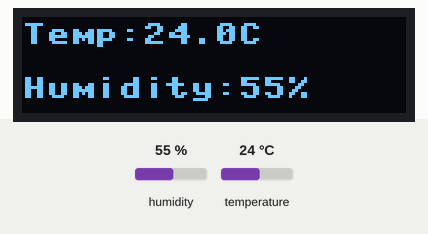
This program was run on a simulated Raspberry Pi Pico running MicroPython. Parts: 128×32 one-colour display. The inputs (shaded band) are chosen by the test bench; at power-on: humidity 55 %, temperature 24 °C. Library files of the repository ran but are not shown: ssd1306.py; what the program prints to the serial console is not drawn.

Above: at 1.2 s.
1.3 s: humidity set to 22 %
At 3.4 s:
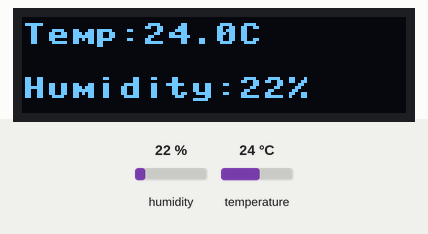
3.8 s: temperature set to 12 °C
At 5.7 s:
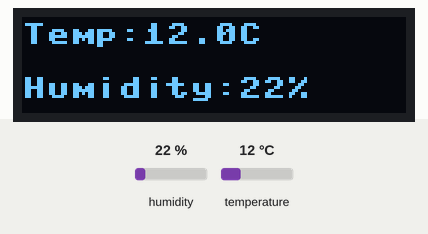
6.0 s: humidity set to 40 %
At 7.9 s:
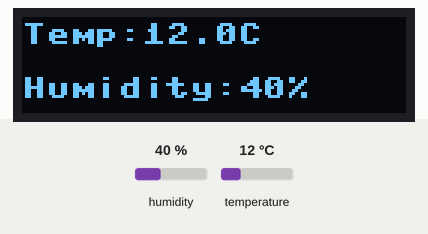
8.2 s: temperature set to 19 °C
At 9.3 s:
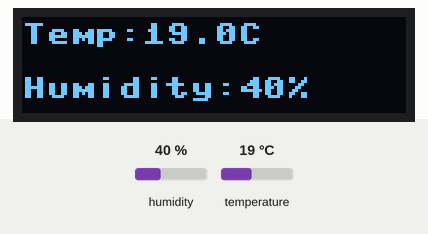
Timing chart, 0 to 11.2 s (numbered marks = the images above; inputs shaded):
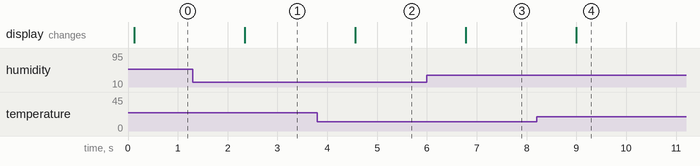

Measured:
- after the input at 1.3 s, the display: changes after 1.0 s (image 1)
- after the input at 3.8 s, the display: changes after 0.76 s (image 2)
- after the input at 6.0 s, the display: changes after 0.78 s (image 3)
- after the input at 8.2 s, the display: changes after 0.80 s (image 4)

The program:

pico_9_temp_hum_oled.py
```python
#RPI PICO ProMake Carrier Board
#Receiving temperature and Humidity by Sensor TAG Module
#Display Sensor Data on OLED

from machine import Pin, I2C,ADC
from utime import sleep
import ssd1306


i2c = I2C(0, scl=Pin(17), sda=Pin(16))
oled = ssd1306.SSD1306_I2C(128, 32, i2c)

#########################################################################################################################################

def sht20_temperature():
    """Obtain the temperature value of SHT20 module
    Return:Temperature
    """
    i2c.writeto(0x40,b'\xf3')                       # Write byte “0xf3” to address 0x40, SHT20
    sleep(.070)                                    # SHT20 measurement takes time, must wait
    t=i2c.readfrom(0x40, 2)                         # Read 2 bytes of data from the x40 address, SHT20
    return -46.86+175.72*(t[0]*256+t[1])/65535      # Perform temperature conversion processing on the read data T=-46.86+175.72*St/2^16
#########################################################################################################################################

def sht20_humidity():
    """Obtain the humidity value of SHT20 module
    Return:Humidity
    """
    i2c.writeto(0x40,b'\xf5')                       # Write byte “0xf5” to address 0x40, SHT20
    sleep(0.025)                                    # SHT20 measurement takes time, must wait
    t=i2c.readfrom(0x40, 2)                         # Read 2 bytes of data from the x40 address, SHT20
    return -6+125*(t[0]*256+t[1])/65535             # Perform humidity conversion processing on the read data RH=-6+125*Srh/2^16
#########################################################################################################################################

while True:

    temper=sht20_temperature()
    humid=sht20_humidity()


    oled.fill(0)
    oled.text("Temp:%0.1fC" %(temper),0,2,1)
    oled.text("Humidity:%d%%" %(humid),0,20,1)
    oled.show()

    print("sht20 temperature: %0.1fC sht20 humidity: %0.1f%%  " %(temper,humid))

    sleep(1)
```
